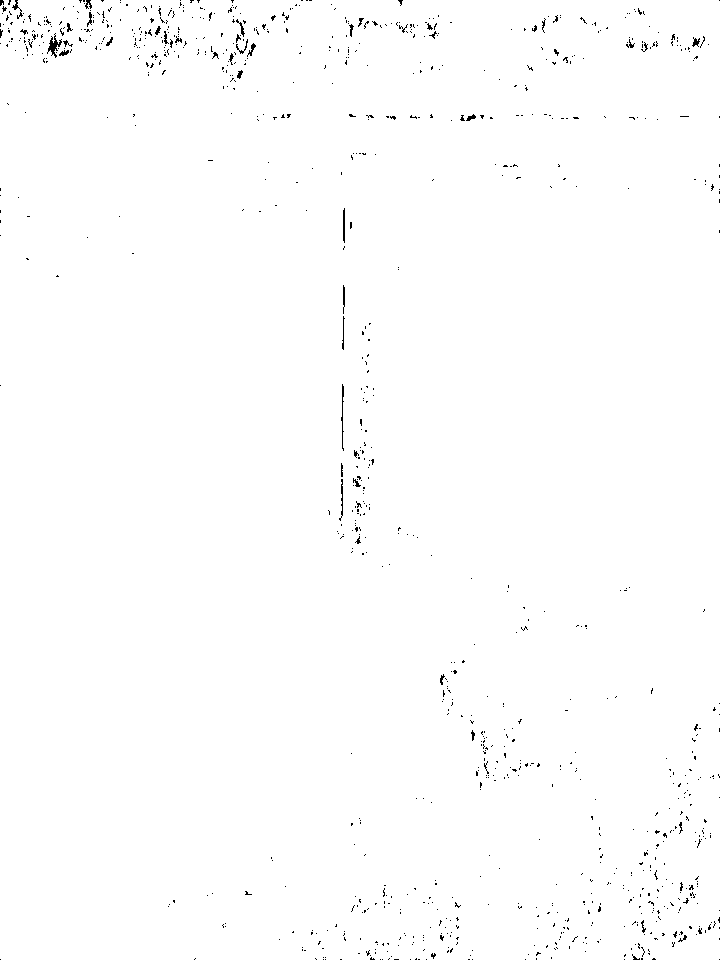
#> input picture edgeDetect/dilation.png, 720 x 960 px
$ python filter.py   (Python 2 division)
#> lines starting #> are read from the running program, lines starting #| are printed output that depends on the picture
#> `img = cv2.imread("dilation.png", cv2.IMREAD_GRAYSCALE)`: img: shape (960, 720); 99.3% white; black in thin lines or dots
import cv2
import numpy as np

"""
Actually, I think this assignment is also transfer math formula into code.
Therefore, the variable name is really easy to understand and there is no
 need to cite again. x, y represents cordination, rows, cols is row and colomn.
I do not use OOP which may cause a bit difficulty to read? Sorry for my poor py.
"""

def gaussian_kernel(sigma, truncate = 4.0):
    """
    Return Gaussian that truncates at the given number of standard deviations.
    """
    sigma = float(sigma)
    radius = int(truncate * sigma + 0.5)

    x, y = np.mgrid[-radius:radius + 1, -radius:radius + 1]
    sigma = sigma**2

    k = 2 * np.exp(-0.5 * (x**2 + y**2) / sigma)
    k = k / np.sum(k)

    return k

def mean_kernel():
    """
    Mean is very simple, just a 3x3 kernel which sum up as 1, each 1 / 9.
    [[1/9, 1/9, 1/9],
     [1/9, 1/9, 1/9],
     [1/9, 1/9, 1/9]]
    """
    tmp = 1.0 / 9
    return np.tile(tmp, (3, 3))

def median_filter(input):
    """
    Unfortunately, I cannot find any way to add median filter to convolve.
    Thus, I adopt an brute force way.
    """
    output = np.copy(input)

    rows = input.shape[0]
    cols = input.shape[1]

    for x in range(rows - 2):
        for y in range(cols - 2):
            tmp = output[x:x + 3, y:y + 3]
            output[x, y] = np.median(tmp)

    return output

def tile_and_reflect(input):
    """
    Make 3x3 tiled array. Central area is 'input', surrounding areas are
    reflected.
    """
    tiled_input = np.tile(input, (3, 3))
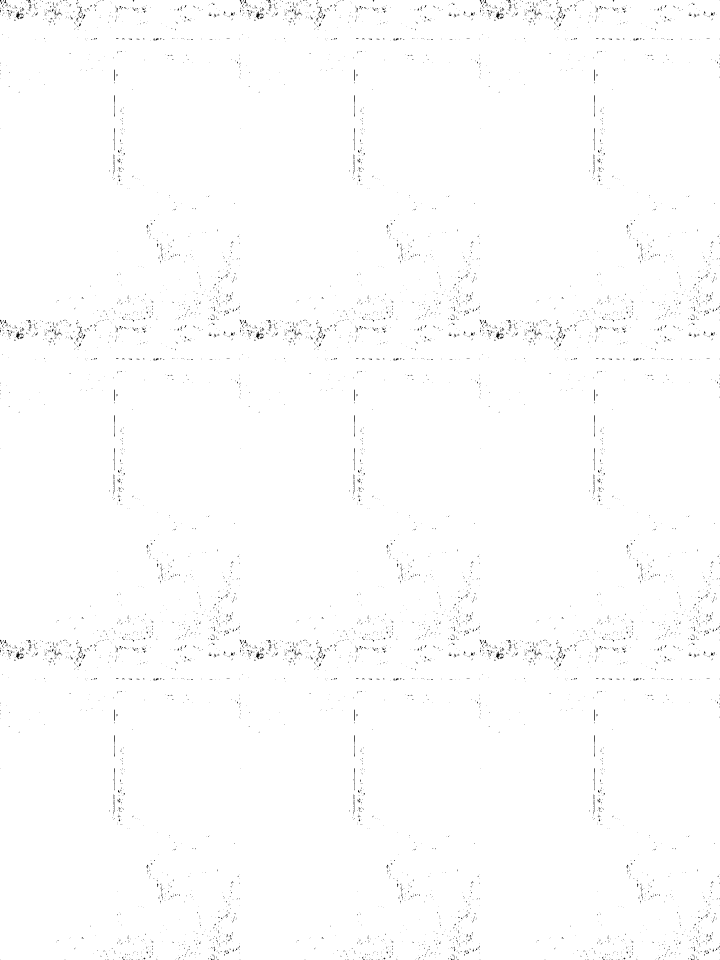
#> tiled_input: shape (2880, 2160) (shown at 1/3 size); 99.3% white; black in thin lines or dots

    rows = input.shape[0]
#> rows = 960
    cols = input.shape[1]
#> cols = 720

    # Now we have a 3x3 tiles - do the reflections.
    # All those on the sides need to be flipped left-to-right.
    for i in range(3):
        # Left hand side tiles
        tiled_input[i * rows:(i + 1) * rows, 0:cols] = \
            np.fliplr(tiled_input[i*rows:(i + 1)*rows, 0:cols])
        # Right hand side tiles
        tiled_input[i * rows:(i + 1) * rows, -cols:] = \
            np.fliplr(tiled_input[i*rows:(i + 1)*rows, -cols:])
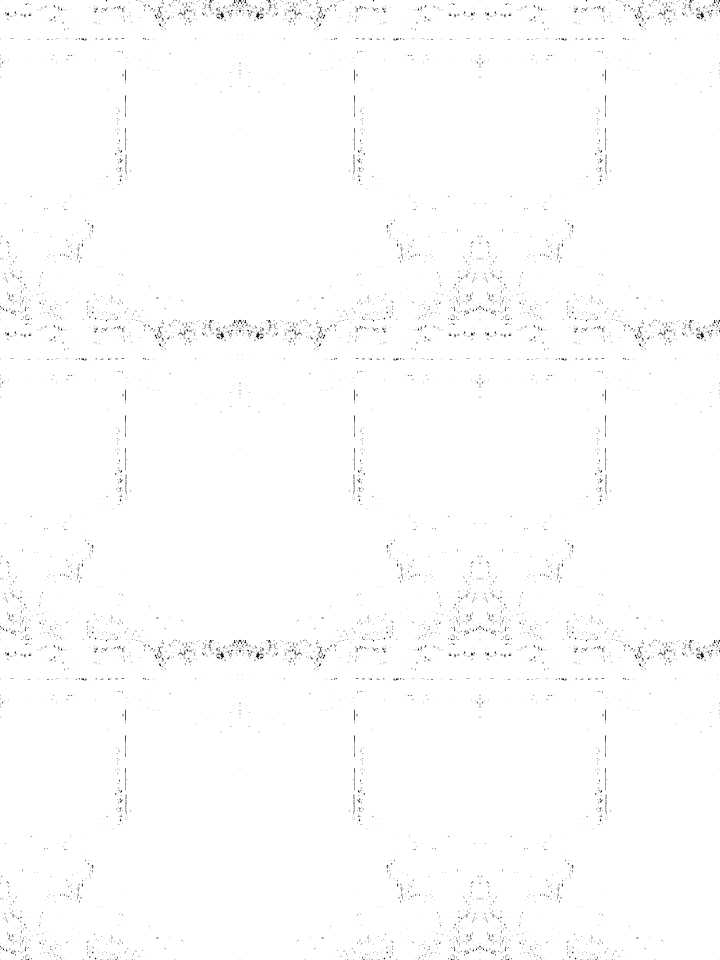
#> tiled_input: shape (2880, 2160) (shown at 1/3 size); 99.3% white; black in thin lines or dots

    # All those on the top and bottom need to be flipped up-to-down
    for i in range(3):
        # Top row
        tiled_input[0:rows, i * cols:(i + 1) * cols] = \
            np.flipud(tiled_input[0:rows, i * cols:(i + 1) * cols])
        # Bottom row
        tiled_input[-rows:, i * cols:(i + 1) * cols] = \
            np.flipud(tiled_input[-rows:, i * cols:(i + 1) * cols])
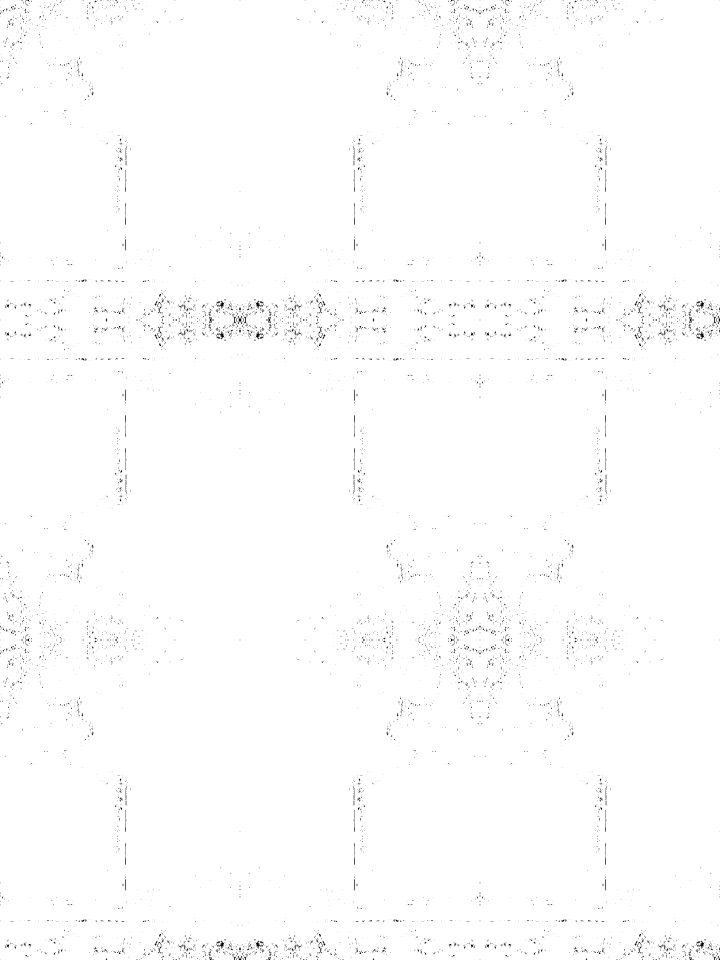
#> tiled_input: shape (2880, 2160) (shown at 1/3 size); 99.3% white; black in thin lines or dots

    return tiled_input


def convolve(input, weights):
    """
    2 dimensional convolution.
    Borders are handled with reflection.
    """
    output = np.copy(input)
    tiled_input = tile_and_reflect(input)

    rows = input.shape[0]
#> rows = 960
    cols = input.shape[1]
#> cols = 720
    # Stands for half weights row.
    hw_row = weights.shape[0] / 2
    hw_col = weights.shape[1] / 2

    # Now do convolution on central array.
    # Iterate over tiled_input.
    for i, io in zip(range(rows, rows * 2), range(rows)):
        for j, jo in zip(range(cols, cols * 2), range(cols)):
            # The current central pixel is at (i, j)
            average = 0.0
            # Find the part of the tiled_input array that overlaps with the
            # weights array.
            overlapping = tiled_input[i - hw_row:i + hw_row + 1,
                                      j - hw_col:j + hw_col + 1]
            tmp_weights = weights
            merged = tmp_weights[:] * overlapping
            average = np.sum(merged)

            # Set new output value.
            output[io, jo] = average

    return output

img = cv2.imread("dilation.png", cv2.IMREAD_GRAYSCALE)

gaussian = gaussian_kernel(1.0, 4.0)
output_gaussian = convolve(img, gaussian)
cv2.imwrite("gaussian.png", output_gaussian)

mean = mean_kernel()
output_mean = convolve(img, mean)
#> after the loop in convolve (call 2), `for i, io in zip(range(rows, rows * 2), range(rows)):`:
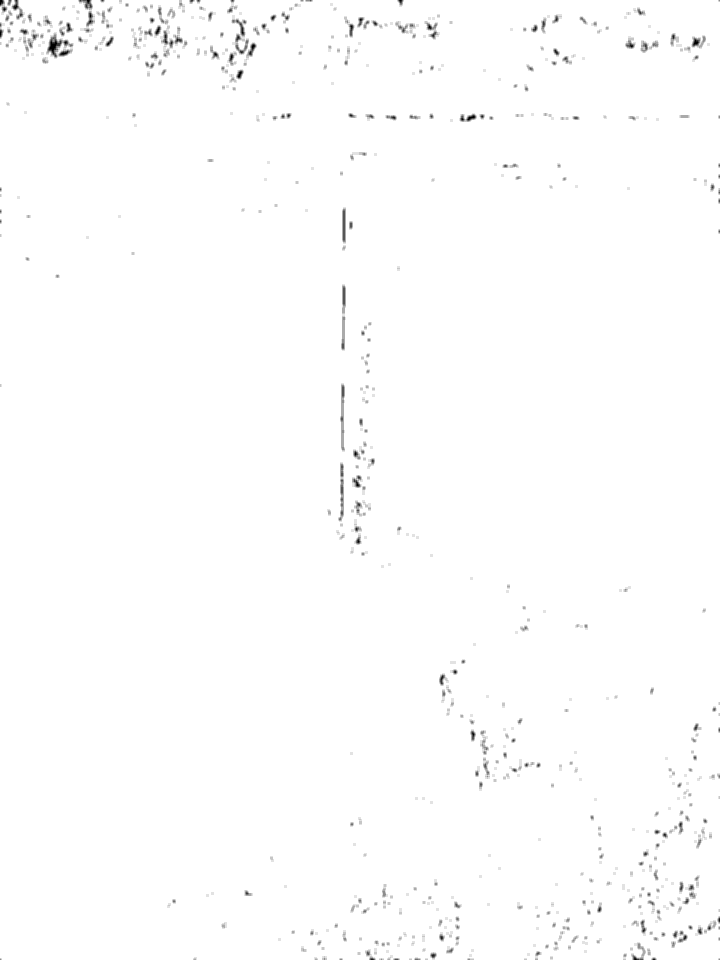
#> output: shape (960, 720); min 0, max 255, mean 253.3
cv2.imwrite("mean.png", output_mean)

median = median_filter(img)
#> after the loop in median_filter, `for x in range(rows - 2):`:
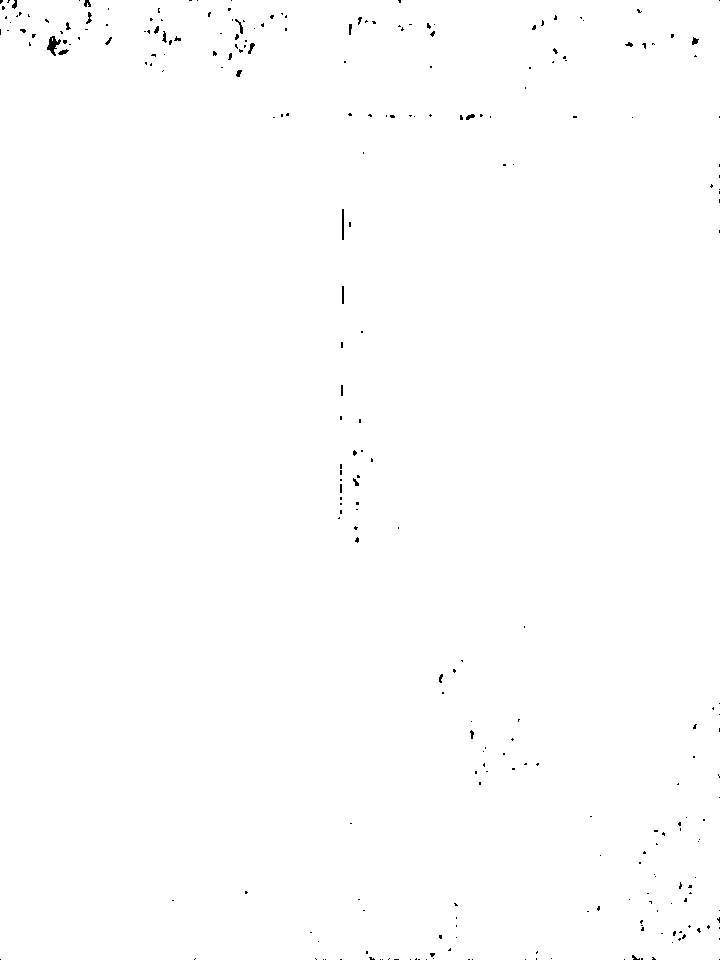
#> output: shape (960, 720); 99.7% white; black in thin lines or dots
cv2.imwrite("median.png", median)
